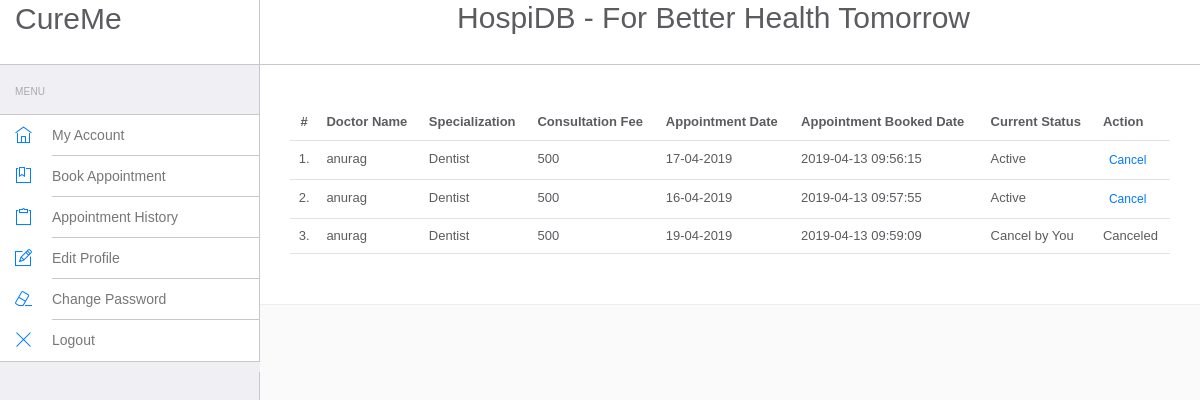
The app's page /php/patient/appointment-history.php (signed in) with its own data.
### tables this page shows
CREATE TABLE `appointment` (
  `id` int(11) NOT NULL,
  `doctorSpecialization` varchar(255) NOT NULL,
  `doctorId` int(11) NOT NULL,
  `userId` int(11) NOT NULL,
  `consultancyFees` int(11) NOT NULL,
  `appointmentDate` varchar(255) NOT NULL,
  `appointmentTime` varchar(255) NOT NULL,
  `postingDate` timestamp NOT NULL DEFAULT CURRENT_TIMESTAMP,
  `userStatus` int(11) NOT NULL,
  `doctorStatus` int(11) NOT NULL,
  `updationDate` varchar(255) NOT NULL
);

CREATE TABLE `doctors` (
  `id` int(11) NOT NULL,
  `specilization` varchar(255) NOT NULL,
  `doctorName` varchar(255) NOT NULL,
  `address` longtext NOT NULL,
  `docFees` varchar(255) NOT NULL,
  `contactno` bigint(11) NOT NULL,
  `docEmail` varchar(255) NOT NULL,
  `password` varchar(255) NOT NULL,
  `creationDate` timestamp NOT NULL DEFAULT CURRENT_TIMESTAMP,
  `updationDate` varchar(255) NOT NULL
);

### php/patient/appointment-history.php (the view, shortened to what this page needs)
<?php
include('../include_patient/config.php');
?>
<!DOCTYPE html>
<html lang="en">
<head>
	<link rel="stylesheet" href="../design/vendor/bootstrap/css/bootstrap.min.css">
	<link rel="stylesheet" href="../design/vendor/fontawesome/css/font-awesome.min.css">
	<link rel="stylesheet" href="../design/vendor/themify-icons/themify-icons.min.css">
	<link rel="stylesheet" href="../design/assets/css/styles.css">
	<link rel="stylesheet" href="../design/assets/css/themes/theme-1.css" id="skin_color" />
</head>
<body>
	<div id="app">
		<?php include('../include_patient/sidebar.php');?>
		<div class="app-content">
			<?php include('../include_patient/header.php');?>
			<div class="main-content" >
				<div class="wrap-content container" id="container">
					<div class="container-fluid container-fullw bg-white">
						<div class="row">
							<div class="col-md-12">
								<table class="table table-hover" id="sample-table-1">
									<thead>
										<tr>
											<th class="center">#</th>
											<th class="hidden-xs">Doctor Name</th>
											<th>Specialization</th>
											<th>Consultation Fee</th>
											<th>Appointment Date </th>
											<th>Appointment Booked Date  </th>
											<th>Current Status</th>
											<th>Action</th>
										</tr>
									</thead>
									<tbody>
										<?php
										$sql=mysqli_query($con,"select doctors.doctorName as docname,appointment.*  from appointment join doctors on doctors.id=appointment.doctorId where appointment.userId='".$_SESSION['id']."'");
										$cnt=1;
										while($row=mysqli_fetch_array($sql))
										{
										?>
											<tr>
												<td class="center"><?php echo $cnt;?>.</td>
												<td class="hidden-xs"><?php echo $row['docname'];?></td>
												<td><?php echo $row['doctorSpecialization'];?></td>
												<td><?php echo $row['consultancyFees'];?></td>
												<td><?php echo $row['appointmentDate'];?></td>
												<td><?php echo $row['postingDate'];?></td>
												<td>
													<?php
													if(($row['userStatus']==1) && ($row['doctorStatus']==1))
														echo "Active";
													if(($row['userStatus']==0) && ($row['doctorStatus']==1))
														echo "Cancel by You";
													?>
												</td>
												<td >
													<div class="visible-md visible-lg hidden-sm hidden-xs">
														<?php
														if(($row['userStatus']==1) && ($row['doctorStatus']==1))
														{
														?>
															<a href="appointment-history.php?id=<?php echo $row['id']?>&cancel=update" onClick="return confirm('Are you sure you want to cancel this appointment ?')"class="btn btn-transparent btn-xs tooltips" title="Cancel Appointment" tooltip-placement="top" tooltip="Remove">Cancel</a>
														<?php
														}
														else
															echo "Canceled";
														?>
													</div>
												</td>
											</tr>
										<?php
										$cnt=$cnt+1;
										}
										?>
									</tbody>
								</table>
							</div>
						</div>
					</div>
				</div>
			</div>
		</div>
	</div>
</body>
</html>

### php/design/assets/css/themes/theme-1.css (style rules this page uses)
body { background: #FAFAFA; }

### records on screen
appointment: doctorId.doctorName "anurag", doctorSpecialization "Dentist", consultancyFees "500", appointmentDate "17-04-2019", postingDate "2019-04-13 09:56:15", userStatus "Active"
appointment: doctorId.doctorName "anurag", doctorSpecialization "Dentist", consultancyFees "500", appointmentDate "16-04-2019", postingDate "2019-04-13 09:57:55", userStatus "Active"
appointment: doctorId.doctorName "anurag", doctorSpecialization "Dentist", consultancyFees "500", appointmentDate "19-04-2019", postingDate "2019-04-13 09:59:09", userStatus "Cancel by You"
